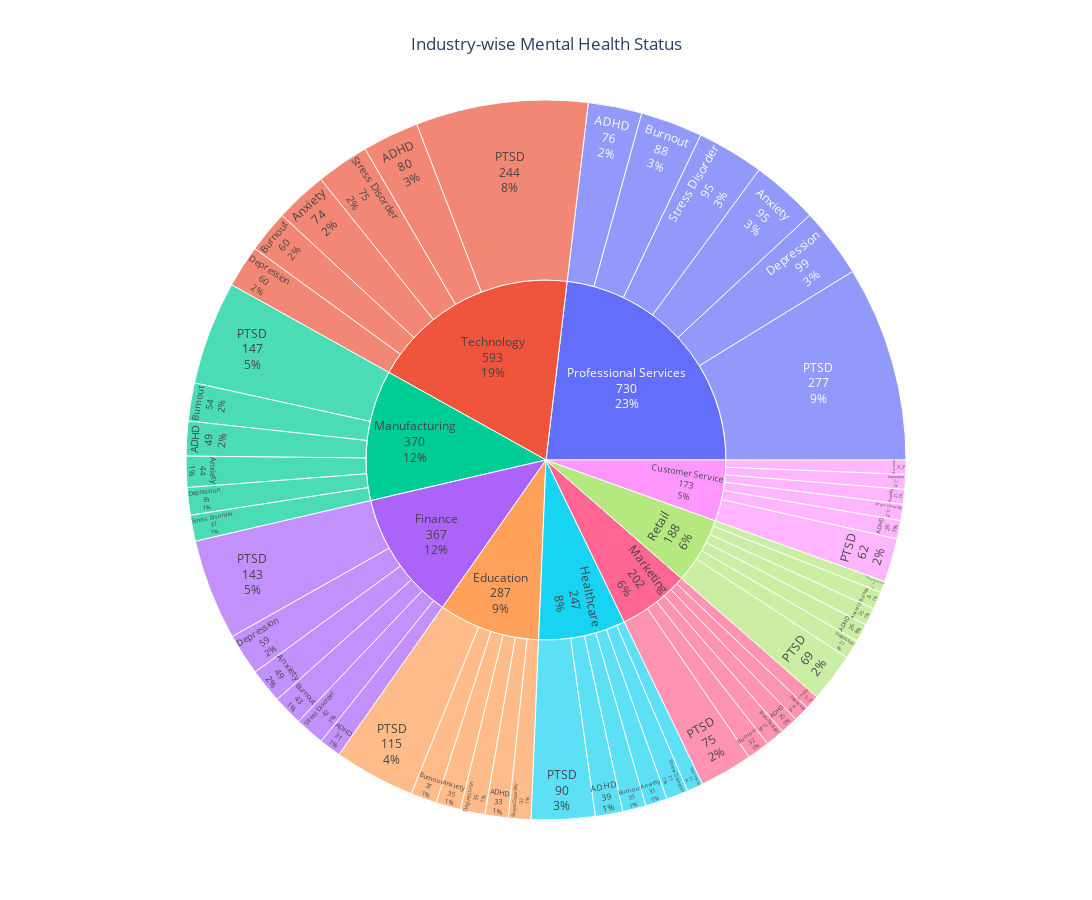

This figure's notebook cell:
### Code cell
fig = px.sunburst(industry_mental_health,path=['Industry', 'Mental_Health_Status'],  values='Count',
    title=' Industry-wise Mental Health Status',
    width=1200,     
    height=900
)

fig.update_traces(textinfo='label+percent entry+value')  
fig.update_layout(title_x=0.5)
fig.show()

### Figure 1 — Plotly figure (JSON) as saved in the notebook; plotly's stock layout.template omitted (floating-point values rounded to 4 significant figures)
{"data": [{"branchvalues": "total", "domain": {"x": [0, 1], "y": [0, 1]}, "hovertemplate": "labels=%{label}<br>Count=%{value}<br>parent=%{parent}<br>id=%{id}<extra></extra>", "ids": ["Customer Service/ADHD", "Customer Service/Anxiety", "Customer Service/Burnout", "Customer Service/Depression", "Customer Service/PTSD", "Customer Service/Stress Disorder", "Education/ADHD", "Education/Anxiety", "Education/Burnout", "Education/Depression", "Education/PTSD", "Education/Stress Disorder", "Finance/ADHD", "Finance/Anxiety", "Finance/Burnout", "Finance/Depression", "Finance/PTSD", "Finance/Stress Disorder", "Healthcare/ADHD", "Healthcare/Anxiety", "Healthcare/Burnout", "Healthcare/Depression", "Healthcare/PTSD", "Healthcare/Stress Disorder", "Manufacturing/ADHD", "Manufacturing/Anxiety", "Manufacturing/Burnout", "Manufacturing/Depression", "Manufacturing/PTSD", "Manufacturing/Stress Disorder", "Marketing/ADHD", "Marketing/Anxiety", "Marketing/Burnout", "Marketing/Depression", "Marketing/PTSD", "Marketing/Stress Disorder", "Professional Services/ADHD", "Professional Services/Anxiety", "Professional Services/Burnout", "Professional Services/Depression", "Professional Services/PTSD", "Professional Services/Stress Disorder", "Retail/ADHD", "Retail/Anxiety", "Retail/Burnout", "Retail/Depression", "Retail/PTSD", "Retail/Stress Disorder", "Technology/ADHD", "Technology/Anxiety", "Technology/Burnout", "Technology/Depression", "Technology/PTSD", "Technology/Stress Disorder", "Customer Service", "Education", "Finance", "Healthcare", "Manufacturing", "Marketing", "Professional Services", "Retail", "Technology"], "labels": ["ADHD", "Anxiety", "Burnout", "Depression", "PTSD", "Stress Disorder", "ADHD", "Anxiety", "Burnout", "Depression", "PTSD", "Stress Disorder", "ADHD", "Anxiety", "Burnout", "Depression", "PTSD", "Stress Disorder", "ADHD", "Anxiety", "Burnout", "Depression", "PTSD", "Stress Disorder", "ADHD", "Anxiety", "Burnout", "Depression", "PTSD", "Stress Disorder", "ADHD", "Anxiety", "Burnout", "Depression", "PTSD", "Stress Disorder", "ADHD", "Anxiety", "Burnout", "Depression", "PTSD", "Stress Disorder", "ADHD", "Anxiety", "Burnout", "Depression", "PTSD", "Stress Disorder", "ADHD", "Anxiety", "Burnout", "Depression", "PTSD", "Stress Disorder", "Customer Service", "Education", "Finance", "Healthcare", "Manufacturing", "Marketing", "Professional Services", "Retail", "Technology"], "name": "", "parents": ["Customer Service", "Customer Service", "Customer Service", "Customer Service", "Customer Service", "Customer Service", "Education", "Education", "Education", "Education", "Education", "Education", "Finance", "Finance", "Finance", "Finance", "Finance", "Finance", "Healthcare", "Healthcare", "Healthcare", "Healthcare", "Healthcare", "Healthcare", "Manufacturing", "Manufacturing", "Manufacturing", "Manufacturing", "Manufacturing", "Manufacturing", "Marketing", "Marketing", "Marketing", "Marketing", "Marketing", "Marketing", "Professional Services", "Professional Services", "Professional Services", "Professional Services", "Professional Services", "Professional Services", "Retail", "Retail", "Retail", "Retail", "Retail", "Retail", "Technology", "Technology", "Technology", "Technology", "Technology", "Technology", "", "", "", "", "", "", "", "", ""], "textinfo": "label+percent entry+value", "type": "sunburst", "values": [26.0, 21.0, 20.0, 21.0, 62.0, 23.0, 33.0, 35.0, 37.0, 35.0, 115.0, 32.0, 31.0, 49.0, 43.0, 59.0, 143.0, 42.0, 39.0, 31.0, 33.0, 23.0, 90.0, 31.0, 49.0, 44.0, 54.0, 39.0, 147.0, 37.0, 25.0, 20.0, 32.0, 23.0, 75.0, 27.0, 76.0, 95.0, 88.0, 99.0, 277.0, 95.0, 26.0, 25.0, 25.0, 27.0, 69.0, 16.0, 80.0, 74.0, 60.0, 60.0, 244.0, 75.0, 173.0, 287.0, 367.0, 247.0, 370.0, 202.0, 730.0, 188.0, 593.0]}], "layout": {"height": 900, "legend": {"tracegroupgap": 0}, "title": {"text": " Industry-wise Mental Health Status", "x": 0.5}, "width": 1200}}
